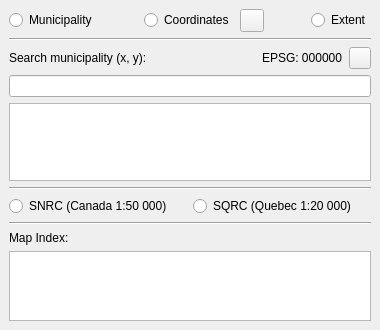
<?xml version="1.0" encoding="UTF-8"?>
<ui version="4.0">
 <class>SQRCSNRCDockWidgetBase</class>
 <widget class="QDockWidget" name="SQRCSNRCDockWidgetBase">
  <property name="geometry">
   <rect>
    <x>0</x>
    <y>0</y>
    <width>380</width>
    <height>330</height>
   </rect>
  </property>
  <property name="sizePolicy">
   <sizepolicy hsizetype="Expanding" vsizetype="Preferred">
    <horstretch>0</horstretch>
    <verstretch>0</verstretch>
   </sizepolicy>
  </property>
  <property name="windowTitle">
   <string>Quebec SQRC-SNRC</string>
  </property>
  <widget class="QWidget" name="dockWidgetContents">
   <layout class="QGridLayout" name="gridLayout">
    <item row="3" column="0">
     <layout class="QVBoxLayout" name="verticalLayout_2">
      <item>
       <widget class="Line" name="line">
        <property name="orientation">
         <enum>Qt::Horizontal</enum>
        </property>
       </widget>
      </item>
      <item>
       <widget class="QLabel" name="feuilLabel">
        <property name="text">
         <string>Map Index:</string>
        </property>
       </widget>
      </item>
      <item>
       <widget class="QListWidget" name="feuilListWidget">
        <property name="maximumSize">
         <size>
          <width>16777215</width>
          <height>100</height>
         </size>
        </property>
        <property name="sizeIncrement">
         <size>
          <width>0</width>
          <height>0</height>
         </size>
        </property>
        <property name="baseSize">
         <size>
          <width>0</width>
          <height>0</height>
         </size>
        </property>
        <property name="toolTip">
         <string>Double-cliquez un item de la liste pour ajouter la géométrie à la liste des couches</string>
        </property>
       </widget>
      </item>
     </layout>
    </item>
    <item row="0" column="0">
     <layout class="QVBoxLayout" name="verticalLayout">
      <item>
       <layout class="QHBoxLayout" name="horizontalLayout">
        <item alignment="Qt::AlignLeft">
         <widget class="QRadioButton" name="munRadioButton">
          <property name="toolTip">
           <string>Recherche par municipalité</string>
          </property>
          <property name="text">
           <string>Municipality</string>
          </property>
          <attribute name="buttonGroup">
           <string notr="true">buttonGroup</string>
          </attribute>
         </widget>
        </item>
        <item>
         <spacer name="horizontalSpacer_2">
          <property name="orientation">
           <enum>Qt::Horizontal</enum>
          </property>
          <property name="sizeHint" stdset="0">
           <size>
            <width>40</width>
            <height>20</height>
           </size>
          </property>
         </spacer>
        </item>
        <item alignment="Qt::AlignHCenter">
         <widget class="QRadioButton" name="coordRadioButton">
          <property name="toolTip">
           <string>Recherche par coordonnées</string>
          </property>
          <property name="text">
           <string>Coordinates</string>
          </property>
          <attribute name="buttonGroup">
           <string notr="true">buttonGroup</string>
          </attribute>
         </widget>
        </item>
        <item>
         <widget class="QToolButton" name="coordToolButton">
          <property name="text">
           <string/>
          </property>
          <property name="icon">
           <iconset>
            <normaloff>crcross.png</normaloff>crcross.png</iconset>
          </property>
         </widget>
        </item>
        <item>
         <spacer name="horizontalSpacer">
          <property name="orientation">
           <enum>Qt::Horizontal</enum>
          </property>
          <property name="sizeHint" stdset="0">
           <size>
            <width>40</width>
            <height>20</height>
           </size>
          </property>
         </spacer>
        </item>
        <item alignment="Qt::AlignRight">
         <widget class="QRadioButton" name="extRadioButton">
          <property name="toolTip">
           <string>Recherche par extent</string>
          </property>
          <property name="text">
           <string>Extent</string>
          </property>
          <attribute name="buttonGroup">
           <string notr="true">buttonGroup</string>
          </attribute>
         </widget>
        </item>
       </layout>
      </item>
      <item>
       <widget class="Line" name="line_2">
        <property name="orientation">
         <enum>Qt::Horizontal</enum>
        </property>
       </widget>
      </item>
      <item>
       <layout class="QHBoxLayout" name="horizontalLayout_3">
        <item alignment="Qt::AlignLeft">
         <widget class="QLabel" name="searchLabel">
          <property name="sizePolicy">
           <sizepolicy hsizetype="Preferred" vsizetype="Maximum">
            <horstretch>0</horstretch>
            <verstretch>0</verstretch>
           </sizepolicy>
          </property>
          <property name="maximumSize">
           <size>
            <width>16777215</width>
            <height>30</height>
           </size>
          </property>
          <property name="text">
           <string>Search municipality (x, y):</string>
          </property>
         </widget>
        </item>
        <item>
         <spacer name="verticalSpacer">
          <property name="orientation">
           <enum>Qt::Vertical</enum>
          </property>
          <property name="sizeHint" stdset="0">
           <size>
            <width>20</width>
            <height>50</height>
           </size>
          </property>
         </spacer>
        </item>
        <item>
         <spacer name="horizontalSpacer_3">
          <property name="orientation">
           <enum>Qt::Horizontal</enum>
          </property>
          <property name="sizeType">
           <enum>QSizePolicy::Expanding</enum>
          </property>
          <property name="sizeHint" stdset="0">
           <size>
            <width>10000</width>
            <height>0</height>
           </size>
          </property>
         </spacer>
        </item>
        <item>
         <widget class="QLabel" name="epsgLabel">
          <property name="text">
           <string>EPSG: 000000</string>
          </property>
         </widget>
        </item>
        <item>
         <widget class="QToolButton" name="crsToolButton">
          <property name="enabled">
           <bool>true</bool>
          </property>
          <property name="sizePolicy">
           <sizepolicy hsizetype="Fixed" vsizetype="Minimum">
            <horstretch>0</horstretch>
            <verstretch>0</verstretch>
           </sizepolicy>
          </property>
          <property name="maximumSize">
           <size>
            <width>22</width>
            <height>22</height>
           </size>
          </property>
          <property name="toolTip">
           <string>Choisir un système de référence spatial (CRS)</string>
          </property>
          <property name="text">
           <string/>
          </property>
          <property name="icon">
           <iconset>
            <normaloff>geographic.png</normaloff>geographic.png</iconset>
          </property>
         </widget>
        </item>
       </layout>
      </item>
      <item>
       <widget class="QLineEdit" name="munLineEdit">
        <property name="toolTip">
         <string>Rechercher une municipalité ou une coordonnée</string>
        </property>
       </widget>
      </item>
      <item>
       <widget class="QListWidget" name="munListWidget">
        <property name="toolTip">
         <string>Double-cliquez sur un item de la liste pour ajouter la géométrie à la liste des couches</string>
        </property>
       </widget>
      </item>
     </layout>
    </item>
    <item row="2" column="0">
     <layout class="QHBoxLayout" name="horizontalLayout_2">
      <item>
       <widget class="QRadioButton" name="SNRCRadioButton">
        <property name="text">
         <string>SNRC (Canada 1:50 000)</string>
        </property>
        <attribute name="buttonGroup">
         <string notr="true">buttonGroup_2</string>
        </attribute>
       </widget>
      </item>
      <item>
       <widget class="QRadioButton" name="SQRCRadioButton">
        <property name="text">
         <string>SQRC (Quebec 1:20 000)</string>
        </property>
        <attribute name="buttonGroup">
         <string notr="true">buttonGroup_2</string>
        </attribute>
       </widget>
      </item>
     </layout>
    </item>
    <item row="1" column="0">
     <widget class="Line" name="line_3">
      <property name="orientation">
       <enum>Qt::Horizontal</enum>
      </property>
     </widget>
    </item>
   </layout>
  </widget>
 </widget>
 <resources/>
 <connections/>
 <buttongroups>
  <buttongroup name="buttonGroup_2"/>
  <buttongroup name="buttonGroup"/>
 </buttongroups>
</ui>
